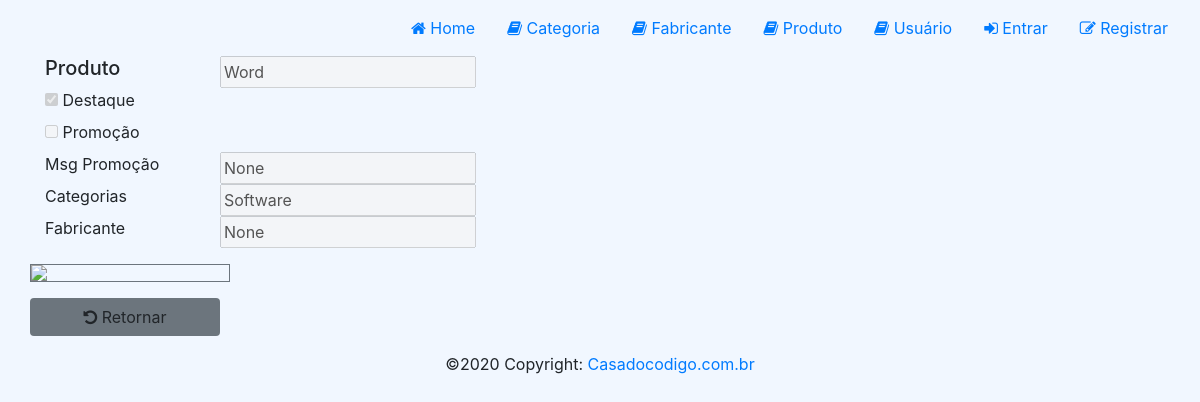
Page /produto/details/3 on the earlier database version.
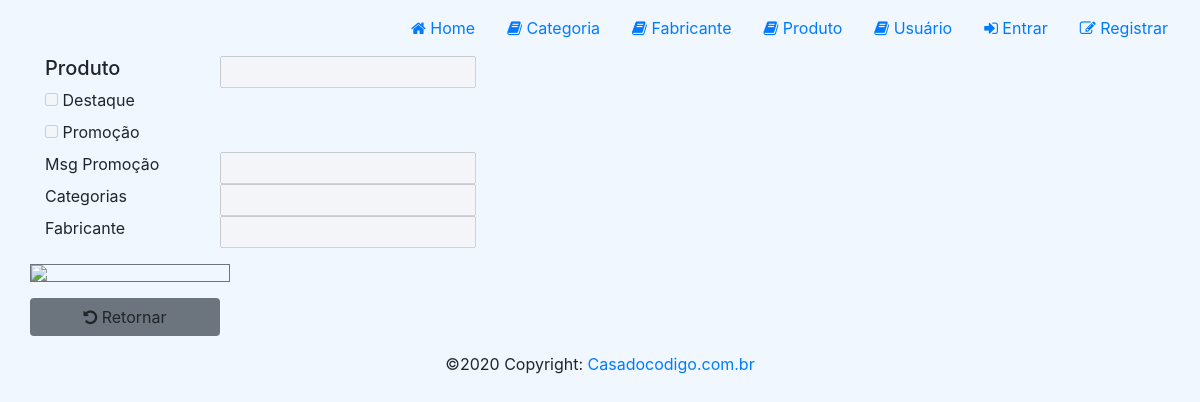
Same page on the later database version.
### loja/models/Produto.py (models this page shows)
class Produto(models.Model):
    Produto = models.CharField(null=False, max_length=100)
    destaque = models.BooleanField(default=True)
    promocao = models.BooleanField(default=True)
    msgPromocao = models.CharField(null=True, max_length=100)
    preco = models.DecimalField(max_digits=8, decimal_places=2)
    categoria = models.ForeignKey(Categoria, null=True,
    related_name='categoria', on_delete=models.SET_NULL)
    fabricante = models.ForeignKey(Fabricante, null=True,
    related_name='fabricante', on_delete=models.SET_NULL)
    msgPromocao = models.CharField(null=True, max_length=100,
blank=True)
    criado_em = models.DateTimeField(auto_now_add=True)
    alterado_em = models.DateTimeField(auto_now=True)
    image = models.ImageField(null=True, blank=True)
    def __str__(self):
        return '{}'.format(self.Produto)

### loja/models/Categoria.py (models this page shows)
class Categoria(models.Model):
    Categoria = models.CharField(null=False, max_length=100)
    criado_em = models.DateTimeField(auto_now_add=True)
    alterado_em = models.DateTimeField(auto_now=True)
    def __str__(self):
        return '{}'.format(self.Categoria)

### loja/views/ProdutoView.py (the view)
def details_produto_view(request, id=None):
    produtos = Produto.objects.all()
    if id is not None:
        produtos = produtos.filter(id=id)
    produto = produtos.first()
    print(produto)
    Fabricantes = Fabricante.objects.all()
    Categorias = Categoria.objects.all()
    context = { 'produto': produto, 'fabricantes' : Fabricantes, 'categorias' : Categorias}
    return render(request, template_name='produto/produto-details.html', context=context,
    status=200)

### loja/templates/produto/produto-details.html (shortened to what this page needs)
{% extends "base.html" %}
{% load static %}
{% block styles %}
<link rel="stylesheet" href="{% static 'css/home.css' %}">
{% endblock %}
{% block content %}
<div id="content">
    <div class="container">
        <div class="row">
            <h5 for="Produto" class="col-md-2">Produto</h5>
            <input value="{{produto.Produto}}" name="Produto" disabled>
        </div>
        <div class="row">
            <div class="col-md-2">
                {% if produto.destaque %}
                <input type="checkbox" checked name="destaque" disabled>
                {% else %}
                <input type="checkbox" name="destaque" disabled>
                {% endif %}
                <label for="destaque">Destaque</label>
            </div>
        </div>
        <div class="row">
            <div class="col-md-2">
                {% if produto.promocao %}
                <input type="checkbox" checked name="promocao" disabled>
                {% else %}
                <input type="checkbox" name="promocao" disabled>
                {% endif %}
                <label for="promocao">Promoção</label>
            </div>
        </div>
        <div class="row">
            <label for="msgPromocao" class="col-md-2">Msg Promoção</label>
            <input value="{{produto.msgPromocao}}" name="msgPromocao" disabled>
        </div>
        <div class="row">
            <label for="CategoriaFk" class="col-md-2">Categorias</label>
            <input value="{{produto.categoria}}" name="CategoriaFk" disabled>
        </div>
        <div class="row">
            <label for="FabricanteFk" class="col-md-2">Fabricante</label>
            <input value="{{produto.fabricante}}" name="FabricanteFk" disabled>
        </div>
        <div class="row mt-3">
            <img class="border border-secondary" width="200px" src="/media/{{produto.image}}" />
        </div>
        <div class="row">
            <a href={% url 'produto' %} class="btn bg-secondary col-md-2
mt-3"><i class="fa fa-rotate-left"></i> Retornar</a>
        </div>
    </div>
{% endblock %}

Differences in the rows shown:
removed Produto: Produto "Word", msgPromocao "None", CategoriaFk "Software", FabricanteFk "None"
Other differences:
form field destaque: (not shown) → "☐"
form field destaque: "☑" → (not shown)
